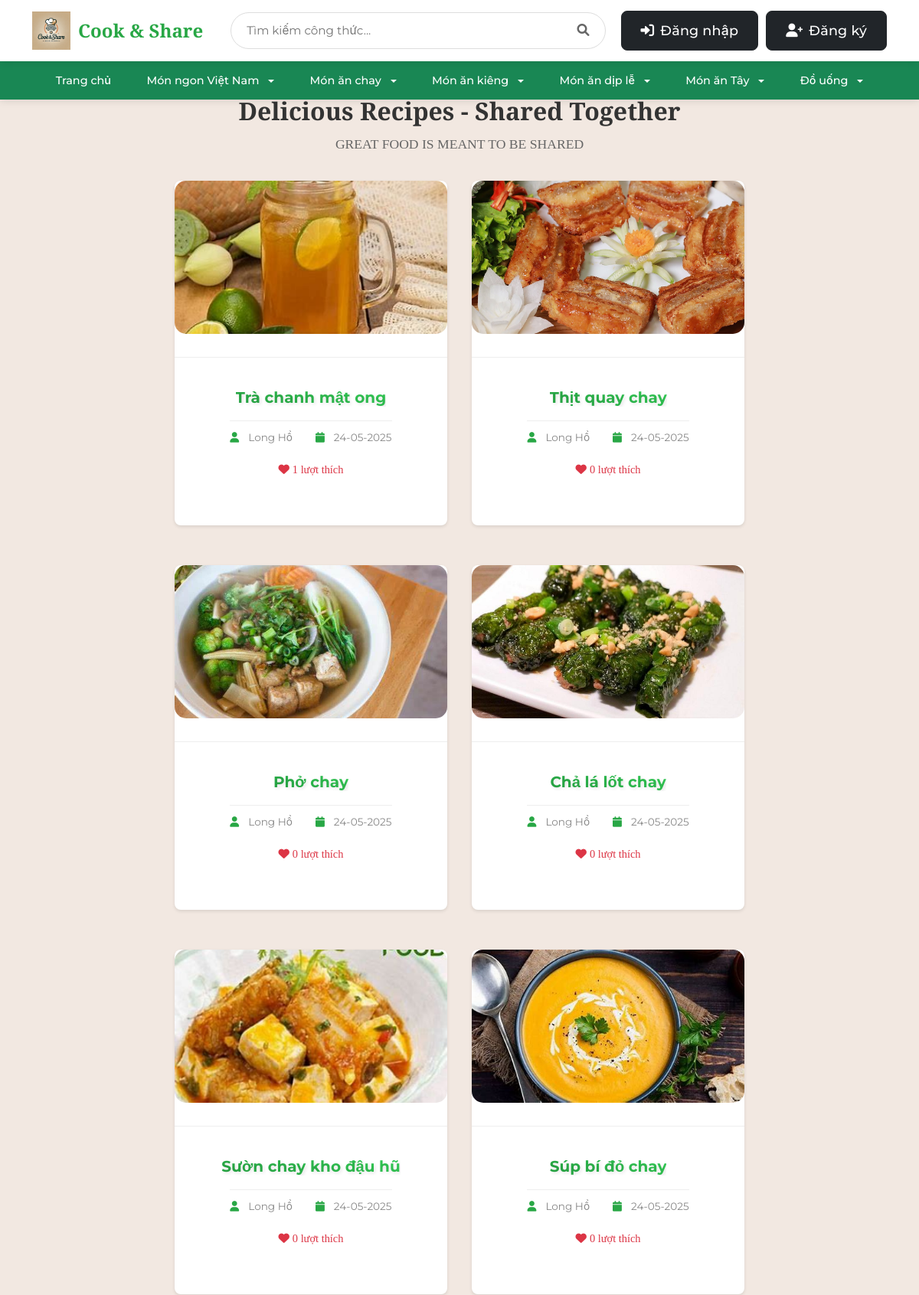
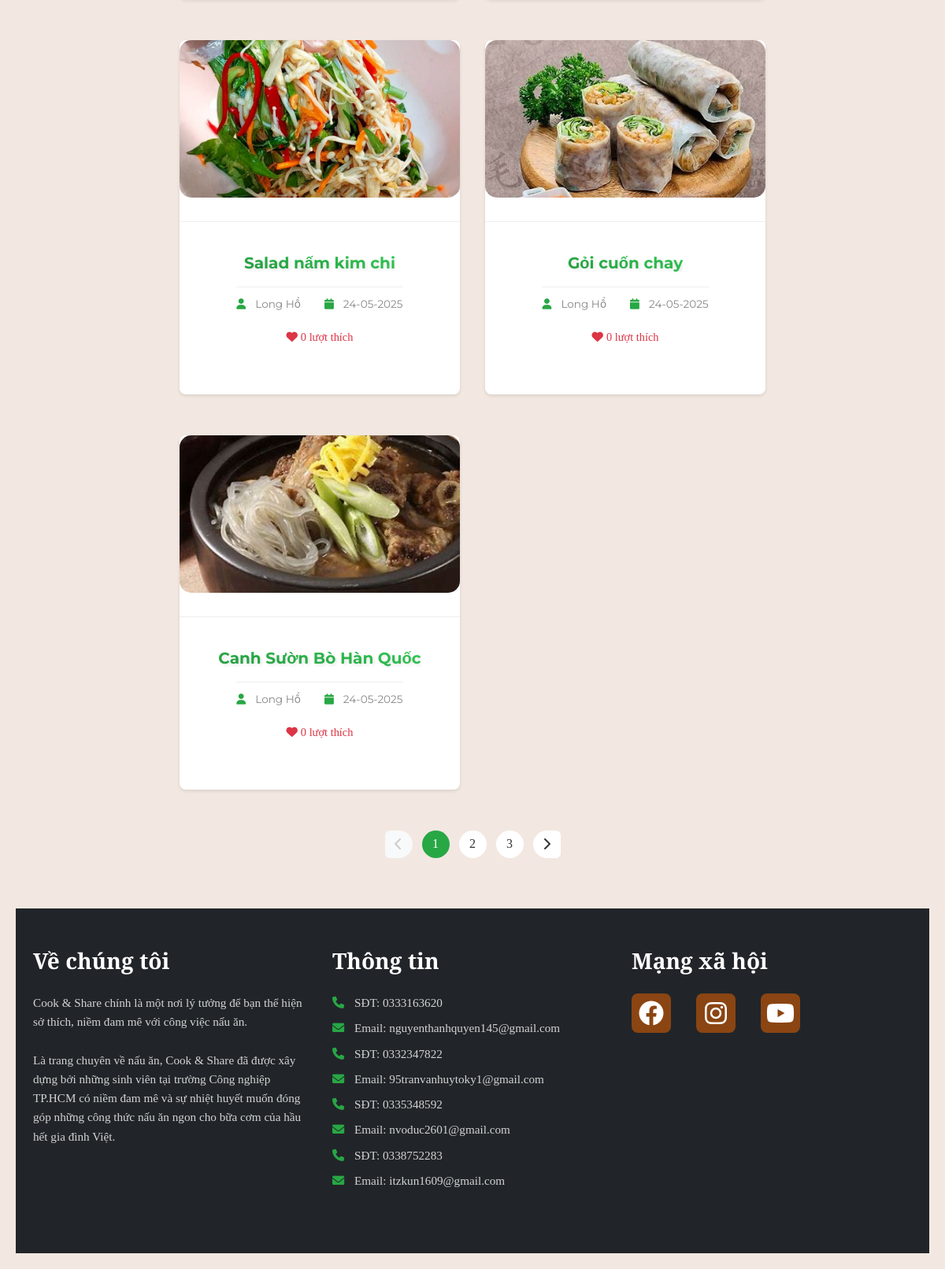
The page / on the database its author committed (2 pictures, top to bottom).
### tables this page shows
CREATE TABLE blog_images (
    id INTEGER PRIMARY KEY AUTOINCREMENT,
    post_id INTEGER NOT NULL,
    image_path TEXT NOT NULL,
    is_main_image BOOLEAN DEFAULT 0,
    created TIMESTAMP NOT NULL DEFAULT CURRENT_TIMESTAMP,
    FOREIGN KEY (post_id) REFERENCES post (id) ON DELETE CASCADE
);

CREATE TABLE post (
    id INTEGER PRIMARY KEY AUTOINCREMENT,
    author_id INTEGER NOT NULL,
    created TIMESTAMP NOT NULL DEFAULT CURRENT_TIMESTAMP,
    title TEXT NOT NULL,
    description TEXT,
    ingredients TEXT NOT NULL,
    instructions TEXT NOT NULL,
    cooking_time INTEGER DEFAULT 0,
    servings INTEGER DEFAULT 1,
    FOREIGN KEY (author_id) REFERENCES user (id)
);

CREATE TABLE user (
    id INTEGER PRIMARY KEY AUTOINCREMENT,
    username TEXT UNIQUE NOT NULL,
    password TEXT NOT NULL,
    email TEXT UNIQUE NOT NULL,
    created TIMESTAMP NOT NULL DEFAULT CURRENT_TIMESTAMP,
    avatar_path TEXT,
    role TEXT NOT NULL DEFAULT 'user',
    is_blocked BOOLEAN NOT NULL DEFAULT 0,
    gender TEXT,
    birthdate DATE,
    phone TEXT
);

### share_recipe/blog.py (the view)
@bp.route('/', methods=('GET',))
def index():
    db = get_db()
    page = request.args.get('page', 1, type=int)
    per_page = 9
    offset = (page - 1) * per_page
    posts = db.execute(
        'SELECT p.id, p.title, p.created, p.author_id, '
        'u.username, bi.image_path, '
        '(SELECT COUNT(*) FROM favorites f WHERE f.post_id = p.id) as like_count '
        'FROM post p '
        'JOIN user u ON p.author_id = u.id '
        'LEFT JOIN blog_images bi ON p.id = bi.post_id AND bi.is_main_image = 1 '
        'ORDER BY p.created DESC '
        'LIMIT ? OFFSET ?',
        (per_page, offset)
    ).fetchall()
    posts = [dict(post) for post in posts]
    total_posts = db.execute('SELECT COUNT(*) FROM post').fetchone()[0]
    total_pages = (total_posts + per_page - 1) // per_page
    return render_template('blog/index.html',
                         posts=posts,
                         page=page,
                         total_pages=total_pages)

### share_recipe/templates/blog/index.html (shortened to what this page needs)
{% extends 'base.html' %}
{% block content %}
<div class="search-results-container">
    <div class="search-header">
        <h1>Delicious Recipes - Shared Together</h1>
        <p>GREAT FOOD IS MEANT TO BE SHARED</p>
    </div>
    <div class="recipe-grid">
        {% for post in posts[:9] %}
            <div class="recipe-card">
                <a href="{{ url_for('blog.detail', id=post['id']) }}" class="recipe-link">
                    <div class="recipe-image">
                        {% if post.image_path %}
                            <img src="{{ url_for('static', filename=post.image_path) }}" alt="{{ post['title'] }}">
                        {% else %}
                            <img src="{{ url_for('static', filename='default-recipe.jpg') }}" alt="{{ post['title'] }}">
                        {% endif %}
                    </div>
                    <div class="recipe-info">
                        <h2 class="recipe-title">{{ post['title'] }}</h2>
                        <div class="recipe-meta">
                            <span class="author">
                                <i class="fas fa-user"></i> {{ post['username'] }}
                            </span>
                            <span class="date">
                                <i class="fas fa-calendar"></i> {{ post['created'].strftime('%d-%m-%Y') }}
                            </span>
                        </div>
                        <div class="recipe-stats">
                            <span class="likes">
                                <i class="fas fa-heart"></i> {{ post['like_count'] }} lượt thích
                            </span>
                        </div>
                    </div>
                </a>
            </div>
        {% endfor %}
    </div>
    {% if total_pages > 1 %}
        <nav aria-label="Page navigation" class="pagination-container">
            <ul class="pagination">
                <li class="page-item {% if page == 1 %}disabled{% endif %}">
                    <a class="page-link" href="{{ url_for('blog.index', page=page-1) }}">
                        <i class="fas fa-chevron-left"></i>
                    </a>
                </li>
                {% for p in range(1, total_pages + 1) %}
                    <li class="page-item {% if page == p %}active{% endif %}">
                        <a class="page-link" href="{{ url_for('blog.index', page=p) }}">{{ p }}</a>
                    </li>
                {% endfor %}
                <li class="page-item {% if page == total_pages %}disabled{% endif %}">
                    <a class="page-link" href="{{ url_for('blog.index', page=page+1) }}">
                        <i class="fas fa-chevron-right"></i>
                    </a>
                </li>
            </ul>
        </nav>
    {% endif %}
</div>
{% endblock %}

### share_recipe/templates/base.html (shortened to what this page needs)
<!DOCTYPE html>
<html>
<head>
    <link rel="stylesheet" href="https://cdn.jsdelivr.net/npm/bootstrap@5.3.0/dist/css/bootstrap.min.css">
    <link rel="stylesheet" href="https://cdnjs.cloudflare.com/ajax/libs/font-awesome/6.0.0/css/all.min.css">
    {% block head %}
    <link rel="stylesheet" href="{{ url_for('static', filename='base.css') }}">
    <link rel="stylesheet" href="{{ url_for('static', filename='login.css') }}">
    <link rel="stylesheet" href="{{ url_for('static', filename='register.css') }}">
    <link rel="stylesheet" href="{{ url_for('static', filename='index.css') }}">
    <link rel="stylesheet" href="{{ url_for('static', filename='detail.css') }}">
    {% endblock %}
</head>
<body>
    <nav class="navbar navbar-expand-lg">
        <div class="container">
            <a class="navbar-brand" href="{{ url_for('blog.index') }}">
                <img src="{{ url_for('static', filename='uploads/logo/Logo_home.webp') }}" alt="Cook & Share" style="height: 50px;">
                <span class="brand-text">Cook & Share</span>
            </a>
            <div class="search-container">
                <form action="{{ url_for('blog.search') }}" method="get" class="search-box">
                    <input type="text" name="q" class="search-input" placeholder="Tìm kiếm công thức..." value="{{ request.args.get('q', '') }}">
                    <button type="submit" class="search-button">
                        <i class="fas fa-search"></i>
                    </button>
                </form>
            </div>
            <div class="user-actions">
                {% if g.user %}
                    <a href="{{ url_for('blog.create') }}" class="btn btn-dark btn-custom" title="Tạo công thức mới">
                        <i class="fas fa-plus"></i>
                    </a>
                    <div class="dropdown">
                        <button class="btn btn-dark btn-custom dropdown-toggle" type="button" id="userDropdown" data-bs-toggle="dropdown" aria-expanded="false">
                            {% if g.user.avatar_path %}
                                <img src="{{ url_for('static', filename=g.user.avatar_path) }}" class="user-avatar" alt="Avatar">
                            {% else %}
                                <i class="fas fa-user"></i>
                            {% endif %}
                            {{ g.user['username'] }}
                        </button>
                        <ul class="dropdown-menu dropdown-menu-end" aria-labelledby="userDropdown">
                            <li>
                                <a class="dropdown-item" href="{{ url_for('auth.profile') }}">
                                    <i class="fas fa-user-circle"></i> Hồ sơ của tôi
                                </a>
                            </li>
                            {% if g.user['role'] == 'admin' %}
                                <li>
                                    <a class="dropdown-item" href="{{ url_for('admin.dashboard') }}">
                                        <i class="fas fa-dashboard"></i> Quản lý
                                    </a>
                                </li>
                            {% endif %}
                            <li>
                                <a class="dropdown-item" href="{{ url_for('blog.favorites') }}">
                                    <i class="fas fa-heart"></i> Công thức yêu thích
                                </a>
                            </li>
                            <li>
                                <a class="dropdown-item" href="{{ url_for('blog.saved_recipes') }}">
                                    <i class="fas fa-bookmark"></i> Công thức đã lưu
                                </a>
                            </li>
                            <li><hr class="dropdown-divider"></li>
                            <li>
                                <a class="dropdown-item" href="{{ url_for('auth.logout') }}">
                                    <i class="fas fa-sign-out-alt"></i> Đăng xuất
                                </a>
                            </li>
                        </ul>
                    </div>
                {% else %}
                    <a href="{{ url_for('auth.login') }}" class="btn btn-dark btn-custom">
                        <i class="fas fa-sign-in-alt"></i> Đăng nhập
                    </a>
                    <a href="{{ url_for('auth.register') }}" class="btn btn-dark btn-custom">
                        <i class="fas fa-user-plus"></i> Đăng ký
                    </a>
                {% endif %}
            </div>
        </div>
    </nav>
    <nav class="navbar navbar-expand-lg bg-success">
        <div class="container">
            <div class="collapse navbar-collapse justify-content-center" id="categoryNav">
                <ul class="navbar-nav">
                    <li class="nav-item">
                        <a class="nav-link text-white" href="{{ url_for('blog.index') }}">Trang chủ</a>
                    </li>
                    <li class="nav-item dropdown">
                        <a class="nav-link text-white dropdown-toggle" href="#" role="button" data-bs-toggle="dropdown" aria-expanded="false">
                            Món ngon Việt Nam
                        </a>
                    </li>
                    <li class="nav-item dropdown">
                        <a class="nav-link text-white dropdown-toggle" href="#" role="button" data-bs-toggle="dropdown" aria-expanded="false">
                            Món ăn chay
                        </a>
                    </li>
                    <li class="nav-item dropdown">
                        <a class="nav-link text-white dropdown-toggle" href="#" role="button" data-bs-toggle="dropdown" aria-expanded="false">
                            Món ăn kiêng
                        </a>
                    </li>
                    <li class="nav-item dropdown">
                        <a class="nav-link text-white dropdown-toggle" href="#" role="button" data-bs-toggle="dropdown" aria-expanded="false">
                            Món ăn dịp lễ
                        </a>
                    </li>
                    <li class="nav-item dropdown">
                        <a class="nav-link text-white dropdown-toggle" href="#" role="button" data-bs-toggle="dropdown" aria-expanded="false">
                            Món ăn Tây
                        </a>
                    </li>
                    <li class="nav-item dropdown">
                        <a class="nav-link text-white dropdown-toggle" href="#" role="button" data-bs-toggle="dropdown" aria-expanded="false">
                            Đồ uống
                        </a>
                    </li>
                </ul>
            </div>
        </div>
    </nav>
    <div class="main-container">
        <div class="content">
            {% block content %}{% endblock %}
        </div>
    </div>
    <footer class="footer bg-dark text-white py-5">
        <div class="container">
            <div class="row">
                <div class="col-md-4 mb-4">
                    <h2 class="footer-heading mb-4">Về chúng tôi</h2>
                    <p>Cook & Share chính là một nơi lý tưởng để bạn thể hiện sở thích, niềm đam mê với công việc nấu ăn.</p>
                    <p>Là trang chuyên về nấu ăn, Cook & Share đã được xây dựng bởi những sinh viên tại trường Công nghiệp TP.HCM có niềm đam mê và sự nhiệt huyết muốn đóng góp những công thức nấu ăn ngon cho bữa cơm của hầu hết gia đình Việt.</p>
                </div>
                <div class="col-md-4 mb-4">
                    <h2 class="footer-heading mb-4">Thông tin</h2>
                    <div class="contact-info">
                        <p><i class="fas fa-phone me-2"></i>SĐT: 0333163620</p>
                        <p><i class="fas fa-envelope me-2"></i>Email: nguyenthanhquyen145@gmail.com</p>
                        <p><i class="fas fa-phone me-2"></i>SĐT: 0332347822</p>
                        <p><i class="fas fa-envelope me-2"></i>Email: 95tranvanhuytoky1@gmail.com</p>
                        <p><i class="fas fa-phone me-2"></i>SĐT: 0335348592</p>
                        <p><i class="fas fa-envelope me-2"></i>Email: nvoduc2601@gmail.com</p>
                        <p><i class="fas fa-phone me-2"></i>SĐT: 0338752283</p>
                        <p><i class="fas fa-envelope me-2"></i>Email: itzkun1609@gmail.com</p>
                    </div>
                </div>
                <div class="col-md-4 mb-4">
                    <h2 class="footer-heading mb-4">Mạng xã hội</h2>
                    <div class="social-links">
                        <a href="https://web.facebook.com/thah.wuyen/" class="social-link me-3">
                            <i class="fab fa-facebook fa-2x"></i>
                        </a>
                        <a href="https://www.instagram.com/_thah.wuyen_js/" class="social-link me-3">
                            <i class="fab fa-instagram fa-2x"></i>
                        </a>
                        <a href="https://www.youtube.com/@silverbullets8727" class="social-link">
                            <i class="fab fa-youtube fa-2x"></i>
                        </a>
                    </div>
                </div>
            </div>
        </div>
    </footer>
</body>
</html>

### rows shown on the page
blog_images: image_path (picture), title "Trà chanh mật ong", username "Long Hồ", created "24-05-2025", like_count "1"
blog_images: image_path (picture), title "Thịt quay chay", username "Long Hồ", created "24-05-2025", like_count "0"
blog_images: image_path (picture), title "Phở chay", username "Long Hồ", created "24-05-2025", like_count "0"
blog_images: image_path (picture), title "Chả lá lốt chay", username "Long Hồ", created "24-05-2025", like_count "0"
blog_images: image_path (picture), title "Sườn chay kho đậu hũ", username "Long Hồ", created "24-05-2025", like_count "0"
blog_images: image_path (picture), title "Súp bí đỏ chay", username "Long Hồ", created "24-05-2025", like_count "0"
blog_images: image_path (picture), title "Salad nấm kim chi", username "Long Hồ", created "24-05-2025", like_count "0"
blog_images: image_path (picture), title "Gỏi cuốn chay", username "Long Hồ", created "24-05-2025", like_count "0"
blog_images: image_path (picture), title "Canh Sườn Bò Hàn Quốc", username "Long Hồ", created "24-05-2025", like_count "0"

### other values the page prints
{{ p }} "1" "2" "3"
